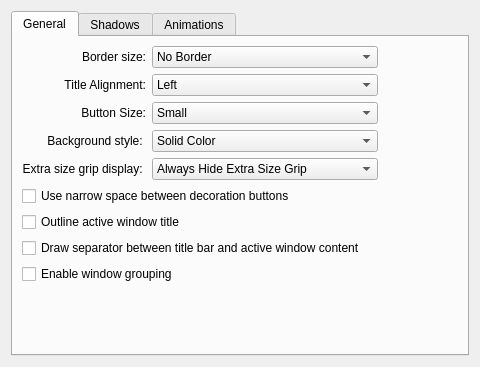
<?xml version="1.0" encoding="UTF-8"?>
<ui version="4.0">
 <class>DecorationConfigWidget</class>
 <widget class="QWidget" name="DecorationConfigWidget">
  <property name="geometry">
   <rect>
    <x>0</x>
    <y>0</y>
    <width>480</width>
    <height>367</height>
   </rect>
  </property>
  <property name="windowTitle">
   <string>Form</string>
  </property>
  <layout class="QVBoxLayout" name="verticalLayout">
   <item>
    <widget class="KTabWidget" name="tabWidget">
     <property name="currentIndex">
      <number>0</number>
     </property>
     <widget class="QWidget" name="tab">
      <attribute name="title">
       <string>General</string>
      </attribute>
      <layout class="QGridLayout" name="gridLayout">
       <item row="0" column="0">
        <widget class="QLabel" name="label_5">
         <property name="text">
          <string>Border size:</string>
         </property>
         <property name="alignment">
          <set>Qt::AlignRight|Qt::AlignTrailing|Qt::AlignVCenter</set>
         </property>
        </widget>
       </item>
       <item row="0" column="1">
        <widget class="KComboBox" name="frameBorder_">
         <item>
          <property name="text">
           <string>No Border</string>
          </property>
         </item>
         <item>
          <property name="text">
           <string>No Side Border</string>
          </property>
         </item>
         <item>
          <property name="text">
           <string>Tiny</string>
          </property>
         </item>
         <item>
          <property name="text">
           <string>Normal</string>
          </property>
         </item>
         <item>
          <property name="text">
           <string>Large</string>
          </property>
         </item>
         <item>
          <property name="text">
           <string>Very Large</string>
          </property>
         </item>
         <item>
          <property name="text">
           <string>Huge</string>
          </property>
         </item>
         <item>
          <property name="text">
           <string>Very Huge</string>
          </property>
         </item>
         <item>
          <property name="text">
           <string>Oversized</string>
          </property>
         </item>
        </widget>
       </item>
       <item row="1" column="0">
        <widget class="QLabel" name="label">
         <property name="text">
          <string>Title Alignment:</string>
         </property>
         <property name="alignment">
          <set>Qt::AlignRight|Qt::AlignTrailing|Qt::AlignVCenter</set>
         </property>
        </widget>
       </item>
       <item row="1" column="1">
        <widget class="QComboBox" name="titleAlignment_">
         <item>
          <property name="text">
           <string>Left</string>
          </property>
         </item>
         <item>
          <property name="text">
           <string>Center</string>
          </property>
         </item>
         <item>
          <property name="text">
           <string>Right</string>
          </property>
         </item>
        </widget>
       </item>
       <item row="2" column="0">
        <widget class="QLabel" name="label_2">
         <property name="text">
          <string>Button Size:</string>
         </property>
         <property name="alignment">
          <set>Qt::AlignRight|Qt::AlignTrailing|Qt::AlignVCenter</set>
         </property>
        </widget>
       </item>
       <item row="2" column="1">
        <widget class="QComboBox" name="buttonSize_">
         <item>
          <property name="text">
           <string>Small</string>
          </property>
         </item>
         <item>
          <property name="text">
           <string>Normal</string>
          </property>
         </item>
         <item>
          <property name="text">
           <string>Large</string>
          </property>
         </item>
         <item>
          <property name="text">
           <string>Huge</string>
          </property>
         </item>
        </widget>
       </item>
       <item row="3" column="0">
        <widget class="QLabel" name="label_6">
         <property name="text">
          <string>Background style: </string>
         </property>
         <property name="alignment">
          <set>Qt::AlignRight|Qt::AlignTrailing|Qt::AlignVCenter</set>
         </property>
        </widget>
       </item>
       <item row="3" column="1">
        <widget class="KComboBox" name="blendColor_">
         <item>
          <property name="text">
           <string>Solid Color</string>
          </property>
         </item>
         <item>
          <property name="text">
           <string>Radial Gradient</string>
          </property>
         </item>
        </widget>
       </item>
       <item row="4" column="0">
        <widget class="QLabel" name="label_7">
         <property name="text">
          <string>Extra size grip display: </string>
         </property>
         <property name="alignment">
          <set>Qt::AlignRight|Qt::AlignTrailing|Qt::AlignVCenter</set>
         </property>
        </widget>
       </item>
       <item row="4" column="1">
        <widget class="KComboBox" name="sizeGripMode_">
         <property name="sizeAdjustPolicy">
          <enum>QComboBox::AdjustToContents</enum>
         </property>
         <item>
          <property name="text">
           <string>Always Hide Extra Size Grip</string>
          </property>
         </item>
         <item>
          <property name="text">
           <string>Show Extra Size Grip When Needed</string>
          </property>
         </item>
        </widget>
       </item>
       <item row="5" column="0" colspan="3">
        <widget class="QCheckBox" name="useNarrowButtonSpacing_">
         <property name="text">
          <string>Use narrow space between decoration buttons</string>
         </property>
        </widget>
       </item>
       <item row="6" column="0" colspan="3">
        <widget class="QCheckBox" name="drawTitleOutline_">
         <property name="text">
          <string>Outline active window title</string>
         </property>
        </widget>
       </item>
       <item row="7" column="0" colspan="3">
        <widget class="QCheckBox" name="drawSeparator_">
         <property name="text">
          <string>Draw separator between title bar and active window content</string>
         </property>
        </widget>
       </item>
       <item row="8" column="0" colspan="3">
        <widget class="QCheckBox" name="tabsEnabled_">
         <property name="text">
          <string>Enable window grouping</string>
         </property>
        </widget>
       </item>
       <item row="9" column="0" colspan="3">
        <spacer name="verticalSpacer">
         <property name="orientation">
          <enum>Qt::Vertical</enum>
         </property>
         <property name="sizeHint" stdset="0">
          <size>
           <width>20</width>
           <height>40</height>
          </size>
         </property>
        </spacer>
       </item>
       <item row="4" column="2">
        <spacer name="horizontalSpacer">
         <property name="orientation">
          <enum>Qt::Horizontal</enum>
         </property>
         <property name="sizeHint" stdset="0">
          <size>
           <width>40</width>
           <height>20</height>
          </size>
         </property>
        </spacer>
       </item>
      </layout>
     </widget>
     <widget class="QWidget" name="tab_3">
      <attribute name="title">
       <string>Shadows</string>
      </attribute>
      <layout class="QGridLayout" name="gridLayout_3">
       <item row="0" column="0">
        <widget class="QGroupBox" name="inactiveShadowConfiguration_">
         <property name="title">
          <string>Window Drop Down Shadow </string>
         </property>
         <property name="checkable">
          <bool>true</bool>
         </property>
        </widget>
       </item>
       <item row="0" column="1">
        <widget class="QGroupBox" name="activeShadowConfiguration_">
         <property name="title">
          <string>Active Window Glow</string>
         </property>
         <property name="checkable">
          <bool>true</bool>
         </property>
        </widget>
       </item>
       <item row="1" column="0">
        <spacer name="verticalSpacer_3">
         <property name="orientation">
          <enum>Qt::Vertical</enum>
         </property>
         <property name="sizeHint" stdset="0">
          <size>
           <width>20</width>
           <height>40</height>
          </size>
         </property>
        </spacer>
       </item>
      </layout>
     </widget>
     <widget class="QWidget" name="tab_4">
      <attribute name="title">
       <string>Animations</string>
      </attribute>
      <layout class="QVBoxLayout" name="verticalLayout_3">
       <item>
        <widget class="QCheckBox" name="useAnimations_">
         <property name="text">
          <string>Enable animations</string>
         </property>
        </widget>
       </item>
       <item>
        <widget class="QCheckBox" name="animateTitleChange_">
         <property name="text">
          <string>Enable title transition animations</string>
         </property>
        </widget>
       </item>
       <item>
        <spacer name="verticalSpacer_5">
         <property name="orientation">
          <enum>Qt::Vertical</enum>
         </property>
         <property name="sizeHint" stdset="0">
          <size>
           <width>20</width>
           <height>119</height>
          </size>
         </property>
        </spacer>
       </item>
      </layout>
     </widget>
    </widget>
   </item>
  </layout>
 </widget>
 <customwidgets>
  <customwidget>
   <class>KComboBox</class>
   <extends>QComboBox</extends>
   <header>kcombobox.h</header>
  </customwidget>
  <customwidget>
   <class>KTabWidget</class>
   <extends>QTabWidget</extends>
   <header>ktabwidget.h</header>
   <container>1</container>
  </customwidget>
 </customwidgets>
 <resources/>
 <connections/>
</ui>
